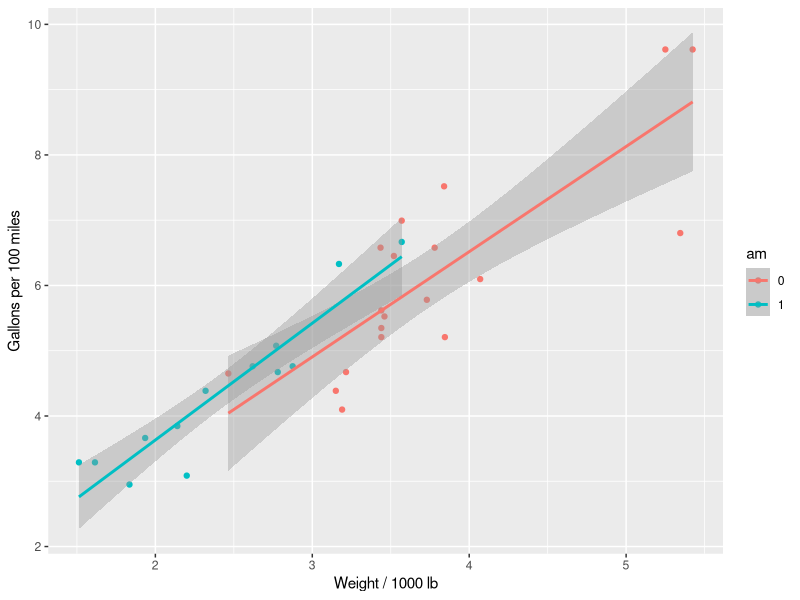

This figure's R source:
## ---- chunk 1
library(dplyr)
data(mtcars)
str(mtcars)
#make  am a factor column
mtcars$am<-as.factor(mtcars$am)
## ---- chunk 2
library(ggplot2)
mtcars$gpm<-100/mtcars$mpg
g<-ggplot(data=mtcars,aes(x=wt,y=gpm,colour=am))+
        geom_point()+
        geom_smooth(method=lm)+
        #facet_wrap(~amf,shrink=FALSE)+
        labs(x = "Weight / 1000 lb",y = "Gallons per 100 miles")
g
## ---- chunk 3
lm1<-lm(gpm~factor(am),data=mtcars)
lm1
## ---- chunk 4
data(mtcars)
t.test(mtcars$mpg)
## ---- chunk 5
qt(0.975,8)*1/3
## ---- chunk 6
library(dplyr)
mt4<-filter(mtcars,cyl==4)
mt6<-filter(mtcars,cyl==6)
t.test(mt4$mpg,mt6$mpg,pairs=FALSE,var.equal=TRUE)
#The interval is above zero, suggesting 4 is better than 6 in the terms of MPG.
